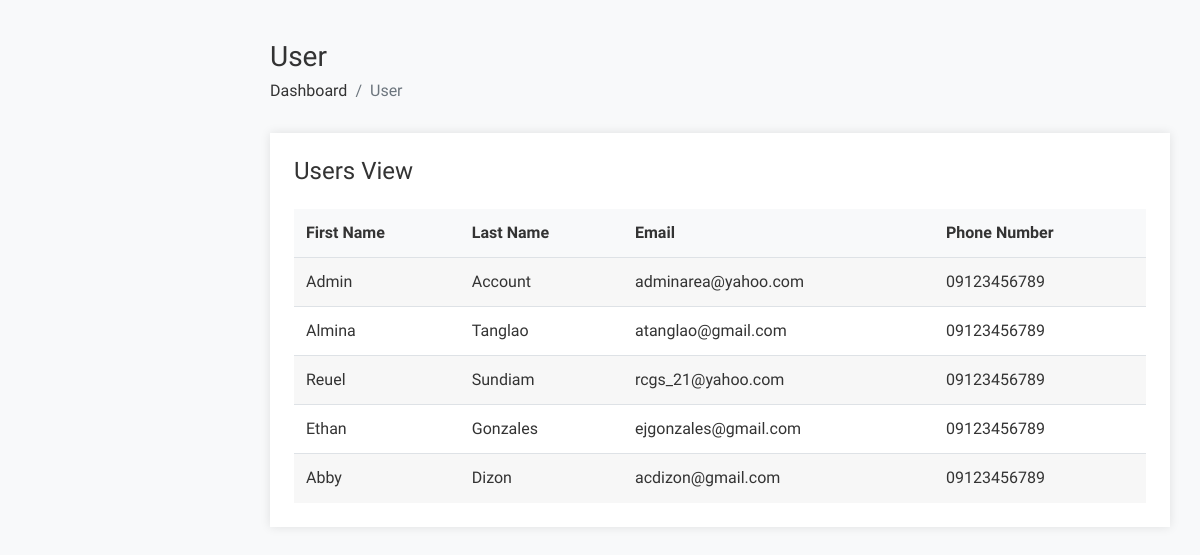
The page /admin/admin_user_view.php on the database its author committed.
### tables this page shows
CREATE TABLE `user` (
  `id` int(11) NOT NULL,
  `fName` varchar(128) NOT NULL,
  `lName` varchar(128) NOT NULL,
  `email` varchar(255) NOT NULL,
  `password_hash` varchar(255) NOT NULL,
  `phone_num` varchar(11) NOT NULL,
  `profilePic` varchar(255) NOT NULL DEFAULT 'default.webp',
  `admin` tinyint(1) NOT NULL DEFAULT 0
);

### admin/admin_user_view.php (the view, shortened to what this page needs)
<?php
require("../db_conn.php");
?>
<!DOCTYPE html>
<html lang="en">
<head>
</head>
<?php require 'admin_header.php'; ?>
    <body>
            <div class="page-wrapper">
                <div class="content container-fluid">
					<div class="page-header">
						<div class="row">
							<div class="col">
								<h3 class="page-title">User</h3>
								<ul class="breadcrumb">
									<li class="breadcrumb-item"><a href="admin_dashboard.php">Dashboard</a></li>
									<li class="breadcrumb-item active">User</li>
								</ul>
							</div>
						</div>
					</div>
					<div class="row">
                            <div class="col-12">
                                <div class="card">
                                    <div class="card-body">
                                        <h4 class="header-title mt-0 mb-4">Users View</h4>
                                        <table id="datatable-buttons" class="table table-striped dt-responsive nowrap">
                                            <thead>
                                                <tr>
                                                    <th>First Name</th>
                                                    <th>Last Name</th>
                                                    <th>Email</th>
                                                    <th>Phone Number</th>
                                                </tr>
                                            </thead>
                                            <tbody>
												<?php
													$query=mysqli_query($conn,"select * from user");
													while($row=mysqli_fetch_row($query))
													{
												?>
                                                <tr>
                                                    <td><?php echo $row['1']; ?></td>
                                                    <td><?php echo $row['2']; ?></td>
                                                    <td><?php echo $row['3']; ?></td>
                                                    <td><?php echo $row['5']; ?></td>
                                                </tr>
                                               <?php
												}
												?>
                                            </tbody>
                                        </table>
                                    </div>
                                </div>
                            </div>
                        </div>
				</div>
			</div>
    </body>
</html>

### rows shown on the page
user: fName "Admin", lName "Account", email "adminarea@yahoo.com", phone_num "09123456789"
user: fName "Almina", lName "Tanglao", email "atanglao@gmail.com", phone_num "09123456789"
user: fName "Reuel", lName "Sundiam", email "rcgs_21@yahoo.com", phone_num "09123456789"
user: fName "Ethan", lName "Gonzales", email "ejgonzales@gmail.com", phone_num "09123456789"
user: fName "Abby", lName "Dizon", email "acdizon@gmail.com", phone_num "09123456789"
